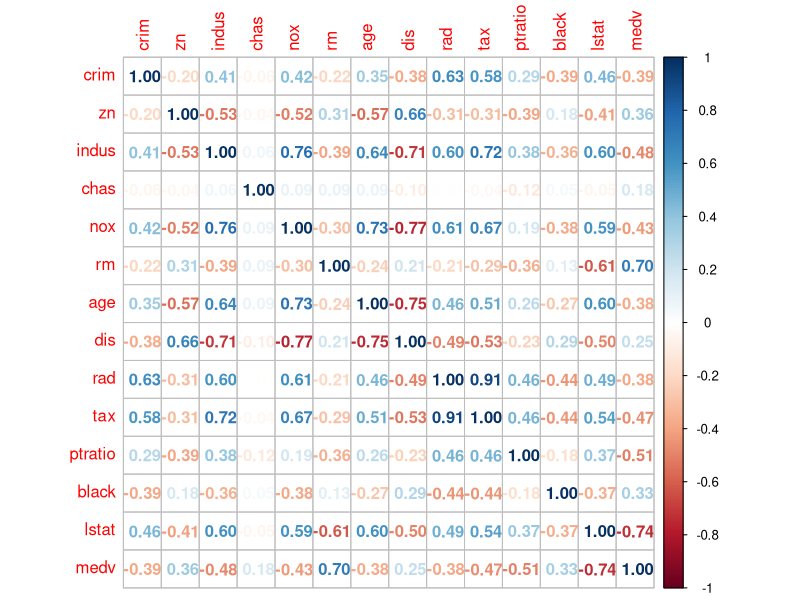
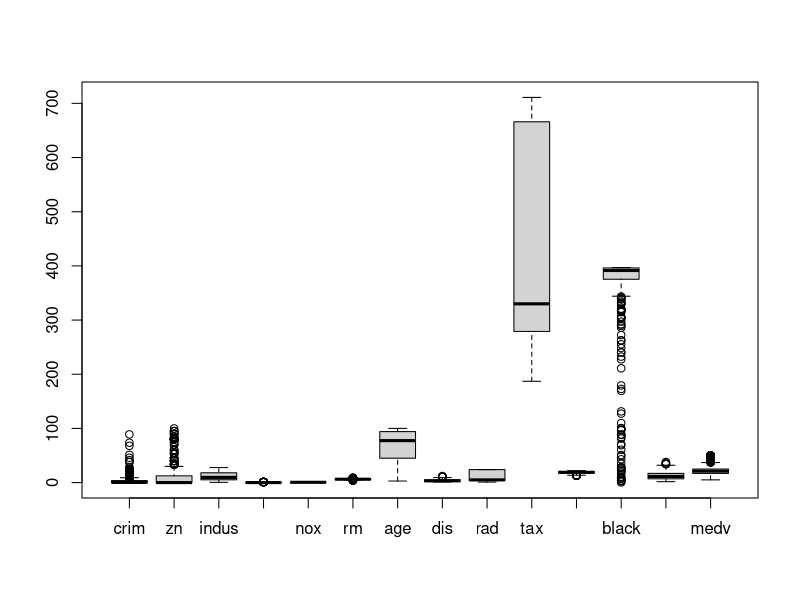
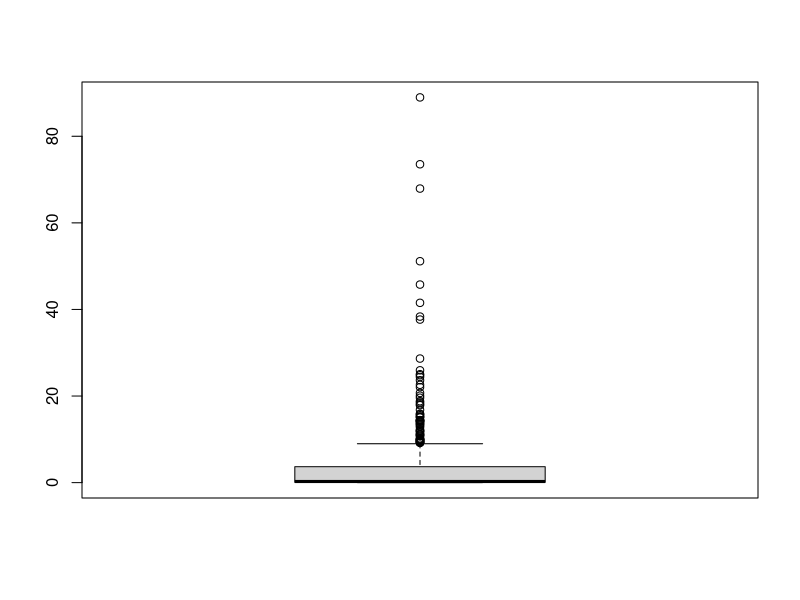
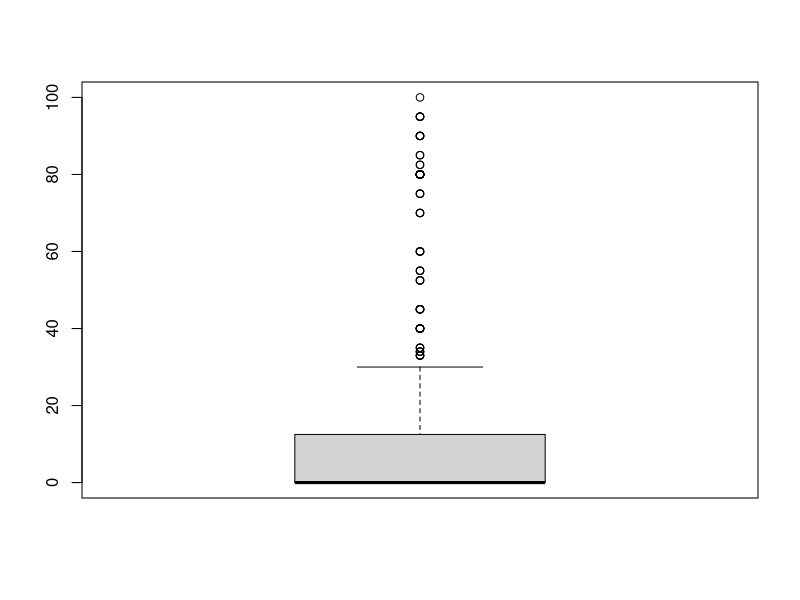
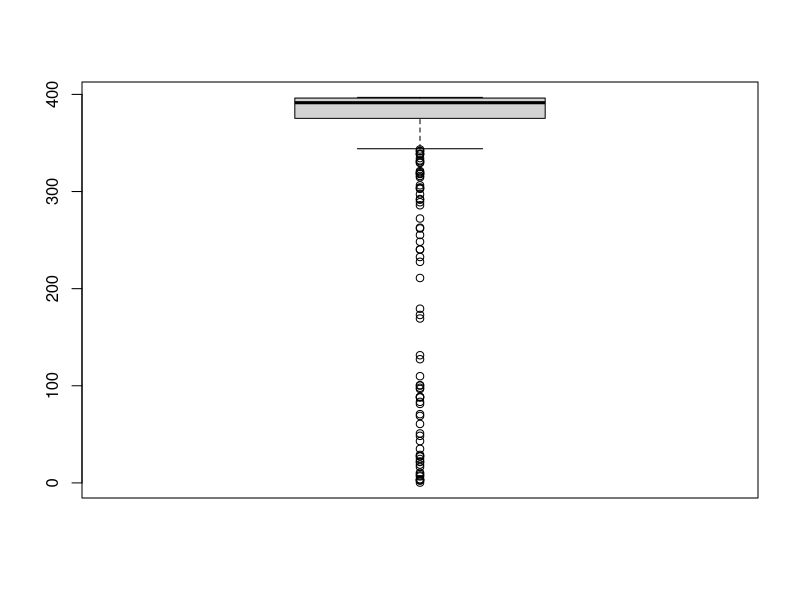
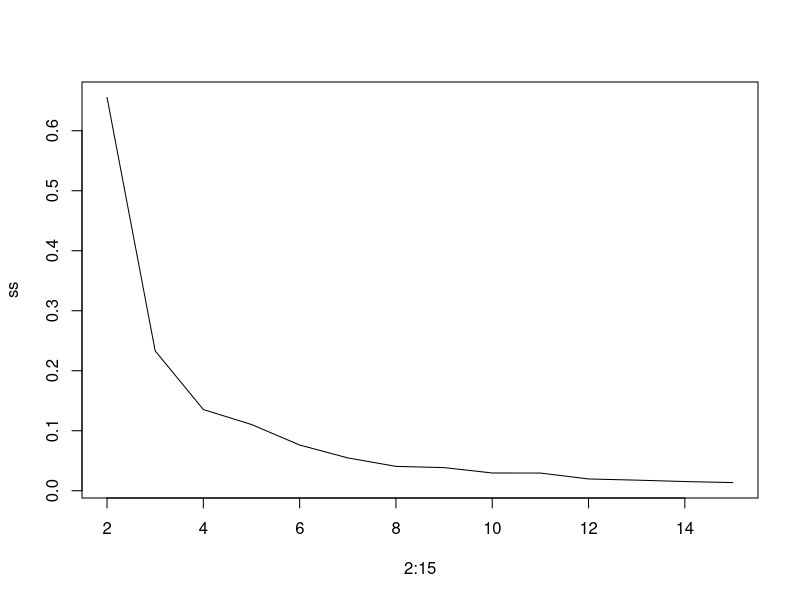
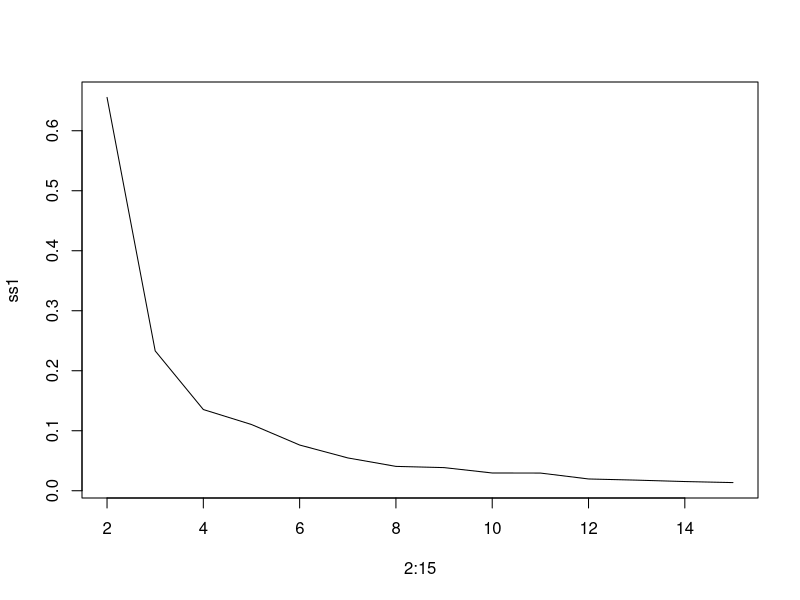

Write R code to recreate these figures, in order.
library(MASS)
data("Boston")
bostondata = Boston
?Boston
View(bostondata)
str(bostondata)


# checking Correlation
View(cor(bostondata))
library(corrplot)
corrplot(cor(bostondata), 'number')


#Outlier removal (not in the first go as the outliers itself can create a cluster)
boxplot(bostondata)
boxplot(bostondata$crim)

x = summary(bostondata$crim)
top=x[5]+(1.5*IQR(bostondata$crim)) #top 
bottom=x[2]-(1.5*IQR(bostondata$crim))

bostondata$crim = ifelse(bostondata$crim > top, top, bostondata$crim)

boxplot(bostondata$zn)
x = summary(bostondata$zn)
top=x[5]+(1.5*IQR(bostondata$zn)) #top 
bottom=x[2]-(1.5*IQR(bostondata$zn))

bostondata$zn = ifelse(bostondata$zn > top, top, bostondata$zn)

boxplot(bostondata$black)
x = summary(bostondata$black)
top=x[5]+(1.5*IQR(bostondata$black)) #top 
bottom=x[2]-(1.5*IQR(bostondata$black))

bostondata$black = ifelse(bostondata$black < bottom, bottom, bostondata$black)

#bostondata$black = Boston$black

## Scaling

MinMaxScale <- function(x)
{
  return((x- min(x)) /(max(x)-min(x)))
}

bostondata = as.data.frame(lapply(bostondata,MinMaxScale))
summary(bostondata)

# Clustering
ss = c()
ss1 = c()
for (i in 2:15) {
  clust = kmeans(x = bostondata, centers = i)
  ss = c(ss, mean(clust$withinss)/clust$betweenss)
  ss1[i-1] = mean(clust$withinss)/clust$betweenss # another way
}
ss
ss1

plot(2:15,ss, type = 'l')
plot(2:15,ss1, type = 'l')

# The best Cluster value is 5 

clust = kmeans(x = bostondata, centers = 6)

clust$centers

clust$cluster

bostondata$Cluster = clust$cluster
?Bostons








